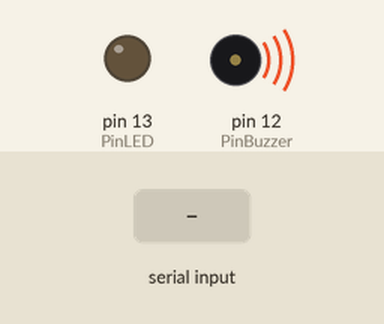
Simulated run of this sketch. Board: Arduino Uno, built with avr-gcc and run on an emulated ATmega328P. On the bench: output pins drawn as LEDs (lit = HIGH), buzzer (waves = sounding). Dashed ring = blinking. Inputs (shaded band) come from the test bench. Pins used as bus, display or sensor lines are not drawn.

Above: at 1.2 s.
1.3 s: "1" received over the second serial link
At 2.1 s:
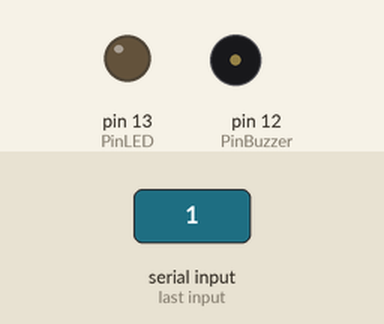
4.3 s: "0" received over the second serial link
At 4.51 s:
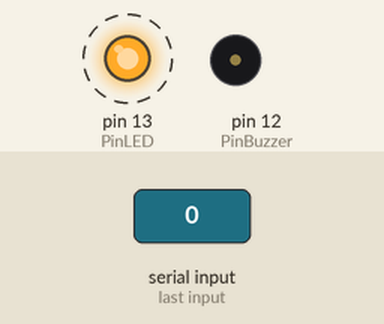
Timing chart, 0 to 7.3 s (numbered marks = the images above; inputs shaded):
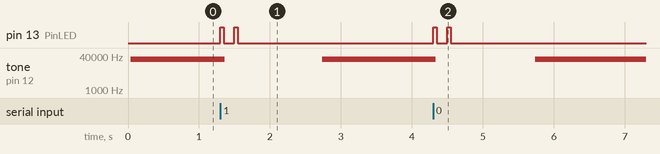

Measured:
- after the input at 1.3 s, pin 13 (PinLED): alternates HIGH for 0.05 s and LOW for 0.15 s, 4 changes in all, then stays LOW, starting at once; tone on pin 12 (PinBuzzer): 28571 Hz → silent after 0.06 s, → 28572 Hz 1.4 s later
- after the input at 4.3 s, pin 13 (PinLED): alternates HIGH for 0.05 s and LOW for 0.15 s, 4 changes in all, then stays LOW, starting at once; tone on pin 12 (PinBuzzer): 28572 Hz → silent at once, → 28572 Hz 1.4 s later

The sketch:

test_slave1.ino
```cpp
#include <SoftwareSerial.h>

#define SSerialRX        7   //Serial Receive pin
#define SSerialTX        9   //Serial Transmit pin
#define SSerialTxControl 8   //RS485 Direction control

#define RS485Transmit    HIGH
#define RS485Receive     LOW

#define PinLED           13
#define PinBuzzer        12

SoftwareSerial RS485Serial(SSerialRX, SSerialTX);
int byteReceived;
int byteSend;

int pOne = 0;
int pTwo = 0;

void setup() {
  pinMode(SSerialRX, INPUT);
  pinMode(SSerialTX, OUTPUT);
  pinMode(SSerialTxControl, OUTPUT);

  pinMode(PinLED, OUTPUT);
  pinMode(PinBuzzer, OUTPUT);

  digitalWrite(SSerialTxControl, RS485Receive);
  RS485Serial.begin(4800);//try 4800 if that fails!
}

boolean receivedIdByte = false;
int cc = 0;
boolean buzzerState = LOW;

void loop() {
  digitalWrite(PinBuzzer, buzzerState);
  if (buzzerState == LOW) {
    buzzerState = HIGH;
  } else {
    buzzerState = LOW;
  }
  /*if (cc++ == 32000) {
    digitalWrite(PinLED, HIGH);
    delay(50);
    digitalWrite(PinLED, LOW);
    cc = 0;
  }*/
  if (RS485Serial.available()) {
    if (receivedIdByte) {
      receivedIdByte = false;
      int command = RS485Serial.read();
      if (command == 0) {
        digitalWrite(PinLED, LOW);
      } else if (command = 1) {
        digitalWrite(PinLED, HIGH);
      } else {
        markError(4);
      }
    } else {
      if (RS485Serial.read() == 0xF1) {
        receivedIdByte = true;
      } else {
        markError(2);
      }
    }
  }
}

void markError(int c) {
  for (int i = 0; i < c; i++) {
    digitalWrite(PinLED, HIGH);
    delay(50);
    digitalWrite(PinLED, LOW);
    delay(150);
  }
  delay(1000);
}

int rs485ReadByte() {
  if (RS485Serial.available()) {
    return RS485Serial.read();
  }
  return -1;
}

void rs485WriteByte(int byteToWrite) {
  digitalWrite(SSerialTxControl, RS485Transmit);
  RS485Serial.write(byteToWrite);
  digitalWrite(SSerialTxControl, RS485Receive);
}
```
